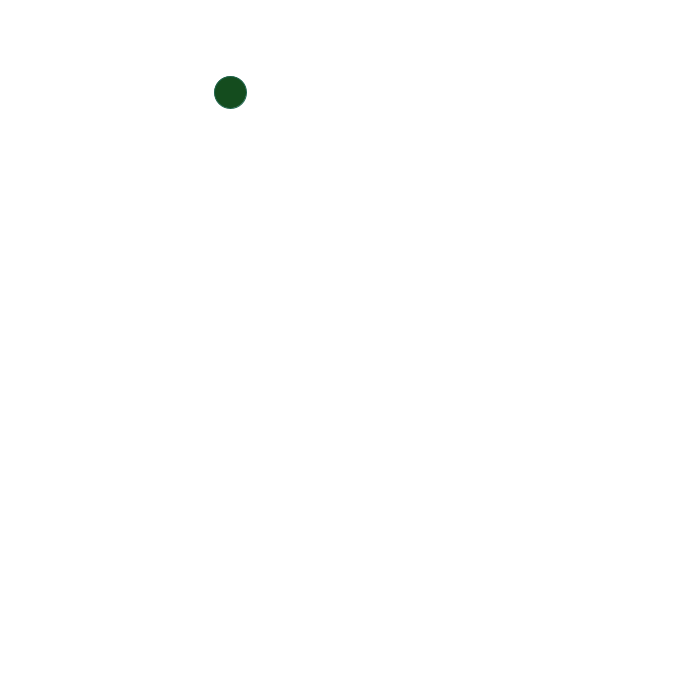
Frame 1 (no input)
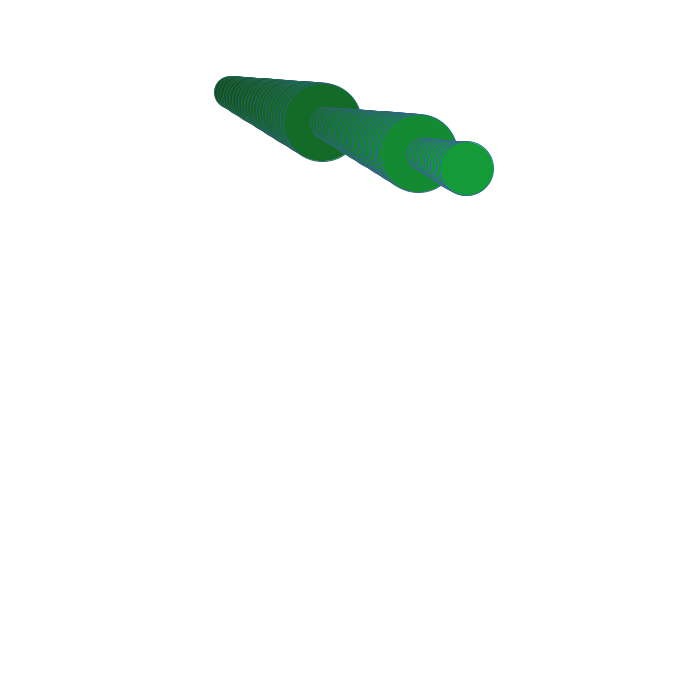
Frame 60 (the mouse pressed at the canvas centre just before this capture)
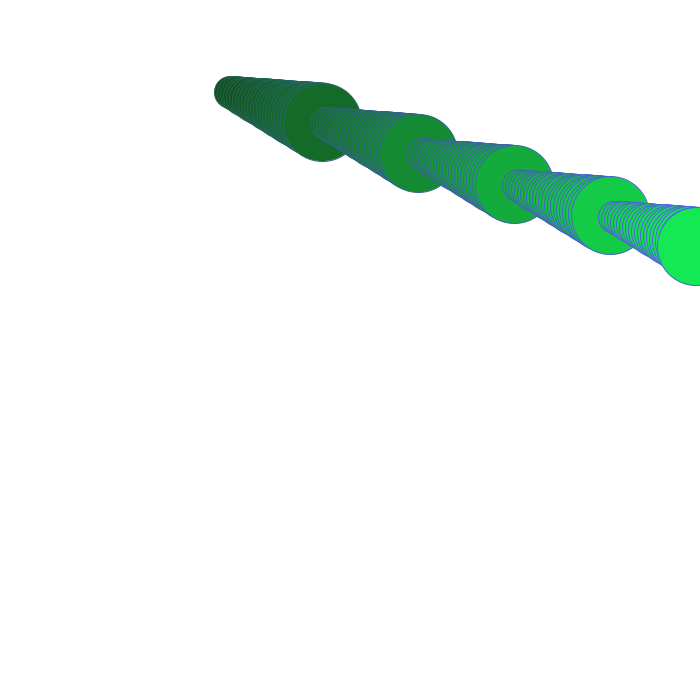
Frame 120 (the mouse held since frame 60 and released just before this capture)

The Processing sketch that drew these frames (run headless with seeded random() and noise(); from frame 60 on, the mouse is pressed at the canvas centre):

// Processing sketch: processing_42160
// ── processing_42160.pde


float x = random (0,350);
float y = random (0,350);
float xspeed = 4;
float yspeed = 1.3;
float r = 32;

void setup() {
  size(700,700);
  smooth();
  background(255);
}

void draw() {
  

  x = x + xspeed;
  y = y + yspeed;

  if ((x > width) || (x < 0)) {
    xspeed = xspeed * -1;
    x= x-2;
  }

  if ((y > height) || (y < 0)) {   
    yspeed = yspeed * -1;
  }

  stroke(y/3,100,x/3);
  fill(20,x/3,y/3);
  ellipse(x,y,r,r);  
  r = constrain(r+2,32,80);
  if (r >= 80) {
     r=32;
  }
}
